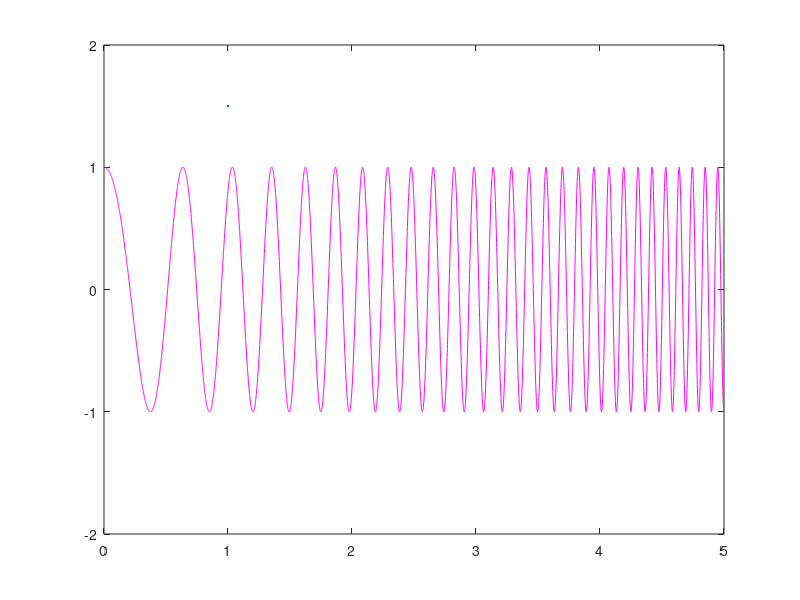

The MATLAB script that drew this image:
close all
clc;

% Chirp Signal = combination of cosines having linerly increasing frequency

fs=1000;
t=0:1/fs:5;

f1=1;
f2=10;
t2=5; 

y=chirp(t,f1,t2,f2);

plot(t,y,'m',LineWidth=1.5)
ylim([-2,2])


